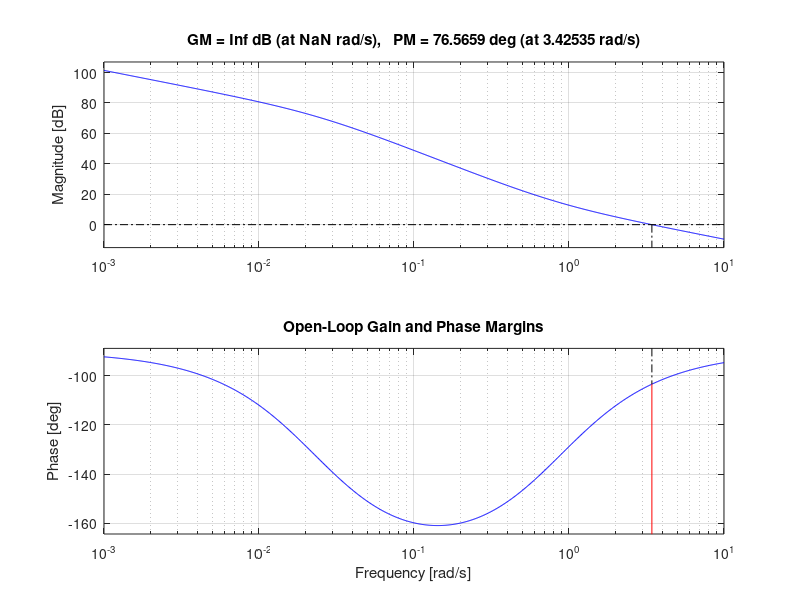

Write the MATLAB code that produced this figure.
%% Define Plant
s = tf('s');
P = 1 / (1300*s + 31.112);

%% Your Current PI Controller Gains
Kp = 4323.888;
Ki = 3647.3125;

% PI controller
C = Kp + Ki/s;

% Display Controller Zero and Pole
zero(C)
pole(C)

%% Precompensator Ki / (Kp*s + Ki)
Kpre = Ki / (Kp*s + Ki);

%% Combined Controller (if desired)
C_total = C * Kpre;

%% --------- Plot Gain and Phase Margins (OPEN LOOP ONLY) ---------
L = C * P;  % open-loop transfer function

figure;
margin(L);          % Bode with GM/PM markers
grid on;
title('Open-Loop Gain and Phase Margins');
